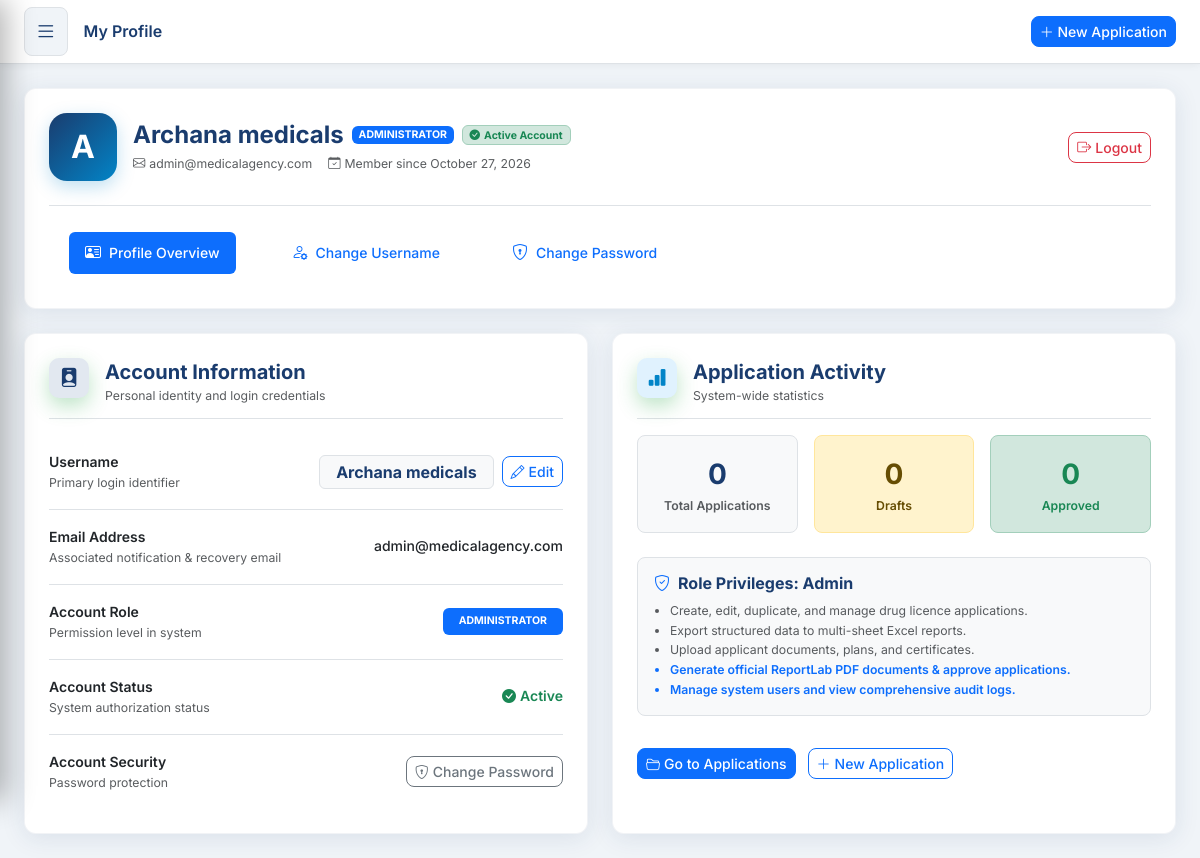
Page /auth/profile (signed in) on the committed database.
### app/models/user.py (models this page shows, shortened)
class User(UserMixin, db.Model):
    __tablename__ = 'users'
    id = db.Column(db.Integer, primary_key=True)
    username = db.Column(db.String(80), unique=True, nullable=False, index=True)
    email = db.Column(db.String(120), unique=True, nullable=False)
    password_hash = db.Column(db.String(256), nullable=False)
    role = db.Column(db.String(20), default='user')
    is_active = db.Column(db.Boolean, default=True)
    created_at = db.Column(db.DateTime, default=lambda: datetime.now(timezone.utc))
    last_login = db.Column(db.DateTime, nullable=True)

### app/auth/routes.py (the view)
@auth_bp.route('/profile', methods=['GET'])
@login_required
def profile():
    active_tab = request.args.get('tab', 'overview')
    if active_tab not in ['overview', 'username', 'password']:
        active_tab = 'overview'
    total_apps, draft_apps, approved_apps = _get_user_stats(current_user)
    return render_template(
        'profile.html',
        active_tab=active_tab,
        total_apps=total_apps,
        draft_apps=draft_apps,
        approved_apps=approved_apps
    )

### app/templates/profile.html (shortened to what this page needs)
{% extends 'base.html' %}
{% block page_title %}My Profile{% endblock %}
{% block content %}
<div class="container-fluid px-0">
    <div class="card-glass mb-4 p-4">
        <div class="d-flex flex-wrap align-items-center justify-content-between gap-3">
            <div class="d-flex align-items-center gap-3">
                <div class="avatar-circle" style="width:68px;height:68px;border-radius:18px;background:linear-gradient(135deg,#1a3c6e,#0284c7);display:flex;align-items:center;justify-content:center;color:#fff;font-size:2rem;font-weight:700;box-shadow:0 6px 18px rgba(2,132,199,0.25);">
                    {{ current_user.username[:1]|upper }}
                </div>
                <div>
                    <div class="d-flex align-items-center gap-2 flex-wrap mb-1">
                        <h4 class="mb-0 fw-bold text-navy">{{ current_user.username }}</h4>
                        <span class="badge {% if current_user.role == 'admin' %}bg-primary{% else %}bg-secondary{% endif %}">
                            {{ 'ADMINISTRATOR' if current_user.role == 'admin' else current_user.role|upper }}
                        </span>
                        <span class="badge bg-success-subtle text-success border border-success-subtle">
                            <i class="bi bi-check-circle-fill me-1"></i>Active Account
                        </span>
                    </div>
                    <div class="text-muted d-flex align-items-center gap-3 flex-wrap small">
                        <span><i class="bi bi-envelope me-1"></i>{{ current_user.email }}</span>
                        <span><i class="bi bi-calendar-check me-1"></i>Member since {{ current_user.created_at.strftime('%B %d, %Y') if current_user.created_at else 'N/A' }}</span>
                    </div>
                </div>
            </div>
            <div class="d-flex align-items-center gap-2">
                <a href="{{ url_for('auth.logout') }}" class="btn btn-outline-danger btn-sm">
                    <i class="bi bi-box-arrow-right me-1"></i>Logout
                </a>
            </div>
        </div>
        <ul class="nav nav-pills mt-4 border-top pt-3" id="profileTabs" role="tablist">
            <li class="nav-item" role="presentation">
                <button class="nav-link {% if active_tab == 'overview' or not active_tab %}active{% endif %}" id="overview-tab" data-bs-toggle="pill" data-bs-target="#pane-overview" type="button" role="tab" aria-controls="pane-overview" aria-selected="{% if active_tab == 'overview' or not active_tab %}true{% else %}false{% endif %}">
                    <i class="bi bi-person-vcard me-2"></i>Profile Overview
                </button>
            </li>
            <li class="nav-item" role="presentation">
                <button class="nav-link {% if active_tab == 'username' %}active{% endif %}" id="username-tab" data-bs-toggle="pill" data-bs-target="#pane-username" type="button" role="tab" aria-controls="pane-username" aria-selected="{% if active_tab == 'username' %}true{% else %}false{% endif %}">
                    <i class="bi bi-person-gear me-2"></i>Change Username
                </button>
            </li>
            <li class="nav-item" role="presentation">
                <button class="nav-link {% if active_tab == 'password' %}active{% endif %}" id="password-tab" data-bs-toggle="pill" data-bs-target="#pane-password" type="button" role="tab" aria-controls="pane-password" aria-selected="{% if active_tab == 'password' %}true{% else %}false{% endif %}">
                    <i class="bi bi-shield-lock me-2"></i>Change Password
                </button>
            </li>
        </ul>
    </div>
    <div class="tab-content" id="profileTabsContent">
        <div class="tab-pane fade {% if active_tab == 'overview' or not active_tab %}show active{% endif %}" id="pane-overview" role="tabpanel" aria-labelledby="overview-tab">
            <div class="row g-4">
                <div class="col-lg-6">
                    <div class="card-glass h-100 p-4">
                        <div class="d-flex align-items-center mb-3 pb-2 border-bottom">
                            <div class="logo-circle me-3" style="width:40px;height:40px;border-radius:10px;background:#e2e8f0;display:flex;align-items:center;justify-content:center;color:#1a3c6e;font-size:1.2rem;">
                                <i class="bi bi-person-badge-fill"></i>
                            </div>
                            <div>
                                <h5 class="mb-0 text-navy fw-bold">Account Information</h5>
                                <small class="text-muted">Personal identity and login credentials</small>
                            </div>
                        </div>
                        <div class="list-group list-group-flush">
                            <div class="list-group-item px-0 d-flex justify-content-between align-items-center bg-transparent py-3">
                                <div>
                                    <div class="fw-semibold text-dark">Username</div>
                                    <div class="small text-muted">Primary login identifier</div>
                                </div>
                                <div class="d-flex align-items-center gap-2">
                                    <span class="badge bg-light text-navy border px-3 py-2 fs-6 fw-bold">{{ current_user.username }}</span>
                                    <button type="button" class="btn btn-outline-primary btn-sm" onclick="switchTab('username')">
                                        <i class="bi bi-pencil me-1"></i>Edit
                                    </button>
                                </div>
                            </div>
                            <div class="list-group-item px-0 d-flex justify-content-between align-items-center bg-transparent py-3">
                                <div>
                                    <div class="fw-semibold text-dark">Email Address</div>
                                    <div class="small text-muted">Associated notification & recovery email</div>
                                </div>
                                <span class="text-dark fw-medium">{{ current_user.email }}</span>
                            </div>
                            <div class="list-group-item px-0 d-flex justify-content-between align-items-center bg-transparent py-3">
                                <div>
                                    <div class="fw-semibold text-dark">Account Role</div>
                                    <div class="small text-muted">Permission level in system</div>
                                </div>
                                <span class="badge {% if current_user.role == 'admin' %}bg-primary{% else %}bg-secondary{% endif %} px-3 py-2">
                                    {{ 'ADMINISTRATOR' if current_user.role == 'admin' else current_user.role|upper }}
                                </span>
                            </div>
                            <div class="list-group-item px-0 d-flex justify-content-between align-items-center bg-transparent py-3">
                                <div>
                                    <div class="fw-semibold text-dark">Account Status</div>
                                    <div class="small text-muted">System authorization status</div>
                                </div>
                                <span class="text-success fw-semibold"><i class="bi bi-check-circle-fill me-1"></i>Active</span>
                            </div>
                            <div class="list-group-item px-0 d-flex justify-content-between align-items-center bg-transparent py-3">
                                <div>
                                    <div class="fw-semibold text-dark">Account Security</div>
                                    <div class="small text-muted">Password protection</div>
                                </div>
                                <button type="button" class="btn btn-outline-secondary btn-sm" onclick="switchTab('password')">
                                    <i class="bi bi-shield-lock me-1"></i>Change Password
                                </button>
                            </div>
                        </div>
                    </div>
                </div>
                <div class="col-lg-6">
                    <div class="card-glass h-100 p-4">
                        <div class="d-flex align-items-center mb-3 pb-2 border-bottom">
                            <div class="logo-circle me-3" style="width:40px;height:40px;border-radius:10px;background:#e0f2fe;display:flex;align-items:center;justify-content:center;color:#0284c7;font-size:1.2rem;">
                                <i class="bi bi-bar-chart-fill"></i>
                            </div>
                            <div>
                                <h5 class="mb-0 text-navy fw-bold">Application Activity</h5>
                                <small class="text-muted">{% if current_user.role == 'admin' %}System-wide statistics{% else %}Applications managed by your account{% endif %}</small>
                            </div>
                        </div>
                        <div class="row g-3 mb-4">
                            <div class="col-sm-4">
                                <div class="p-3 rounded-3 bg-light border text-center">
                                    <div class="fs-3 fw-bold text-navy">{{ total_apps|default(0) }}</div>
                                    <div class="small text-muted fw-semibold">Total Applications</div>
                                </div>
                            </div>
                            <div class="col-sm-4">
                                <div class="p-3 rounded-3 bg-warning-subtle border border-warning-subtle text-center">
                                    <div class="fs-3 fw-bold text-warning-emphasis">{{ draft_apps|default(0) }}</div>
                                    <div class="small text-warning-emphasis fw-semibold">Drafts</div>
                                </div>
                            </div>
                            <div class="col-sm-4">
                                <div class="p-3 rounded-3 bg-success-subtle border border-success-subtle text-center">
                                    <div class="fs-3 fw-bold text-success">{{ approved_apps|default(0) }}</div>
                                    <div class="small text-success fw-semibold">Approved</div>
                                </div>
                            </div>
                        </div>
                        <div class="p-3 rounded-3 bg-light border">
                            <h6 class="fw-bold text-navy mb-2"><i class="bi bi-shield-check text-primary me-2"></i>Role Privileges: {{ current_user.role|title }}</h6>
                            <ul class="mb-0 ps-3 small text-muted">
                                <li>Create, edit, duplicate, and manage drug licence applications.</li>
                                <li>Export structured data to multi-sheet Excel reports.</li>
                                <li>Upload applicant documents, plans, and certificates.</li>
                                {% if current_user.role == 'admin' %}
                                <li class="text-primary fw-semibold">Generate official ReportLab PDF documents & approve applications.</li>
                                <li class="text-primary fw-semibold">Manage system users and view comprehensive audit logs.</li>
                                {% else %}
                                <li>Manage and track status of personal drafts and submitted applications.</li>
                                {% endif %}
                            </ul>
                        </div>
                        <div class="mt-4 pt-2">
                            <a href="{{ url_for('applications.list_applications') }}" class="btn btn-primary btn-sm">
                                <i class="bi bi-folder2-open me-1"></i>Go to Applications
                            </a>
                            <a href="{{ url_for('applications.new_application') }}" class="btn btn-outline-primary btn-sm ms-2">
                                <i class="bi bi-plus-lg me-1"></i>New Application
                            </a>
                        </div>
                    </div>
                </div>
            </div>
        </div>
    </div>
</div>
{% endblock %}

### app/templates/base.html (shortened to what this page needs)
<!DOCTYPE html>
<html lang="en">
<head>
    <link href="https://cdn.jsdelivr.net/npm/bootstrap@5.3.2/dist/css/bootstrap.min.css" rel="stylesheet">
    <link href="https://cdn.jsdelivr.net/npm/bootstrap-icons@1.11.3/font/bootstrap-icons.min.css" rel="stylesheet">
    <link href="{{ url_for('static', filename='css/main.css') }}" rel="stylesheet">
</head>
<body>
{% if current_user.is_authenticated %}
<div class="main-wrapper" id="mainWrapper">
    <div class="topbar">
        <button class="sidebar-toggle" id="sidebarToggle" type="button" title="Open Sidebar" aria-label="Open Sidebar">
            <i class="bi bi-list"></i>
        </button>
        <div class="topbar-title">{% block page_title %}Dashboard{% endblock %}</div>
        <div class="topbar-actions">
            <a href="{{ url_for('applications.new_application') }}" class="btn btn-primary btn-sm">
                <i class="bi bi-plus-lg"></i> New Application
            </a>
        </div>
    </div>
    <main class="main-content">
        {% block content %}{% endblock %}
    </main>
</div>
{% else %}
    {% block auth_content %}{% endblock %}
{% endif %}
</body>
</html>

### rows in the picture
User: username "A", username "Archana medicals", role "ADMINISTRATOR", email "admin@medicalagency.com", created_at "October 27, 2026", role "Admin"

### other values in the picture
{{ total_apps|default(0) }} "0"
{{ draft_apps|default(0) }} "0"
{{ approved_apps|default(0) }} "0"
